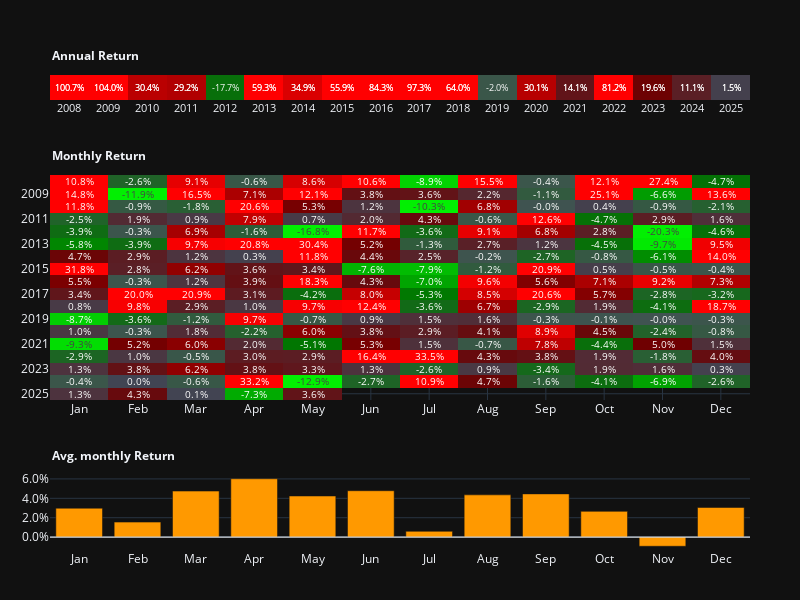

This figure's notebook cell:
### Code cell
plot_return_heatmap((final.daily_return - final.exp_returns[final.benchmark_id] + db['市值比重']['2330']/100*final.exp_returns['2330']).loc['2008-01-01':].dropna())

### Figure 1 — Plotly figure (JSON) as saved in the notebook; plotly's stock layout.template omitted (floating-point values rounded to 4 significant figures; data arrays with more than 128 entries replaced by an {"elided": "..."} marker saying what was removed)
{"data": [{"colorscale": [[0, "#414553"], [0.5, "#6E0001"], [1, "#FF0001"]], "showscale": false, "text": [["100.7%", "104.0%", "30.4%", "29.2%", "-17.7%", "59.3%", "34.9%", "55.9%", "84.3%", "97.3%", "64.0%", "-2.0%", "30.1%", "14.1%", "81.2%", "19.6%", "11.1%", "1.5%"]], "textfont": {"size": 9}, "texttemplate": "%{text}", "type": "heatmap", "x": ["2008", "2009", "2010", "2011", "2012", "2013", "2014", "2015", "2016", "2017", "2018", "2019", "2020", "2021", "2022", "2023", "2024", "2025"], "xaxis": "x", "y": [""], "yaxis": "y", "z": [[1.007, 1.04, 0.3044, 0.2921, null, 0.5926, 0.3491, 0.5594, 0.8434, 0.9732, 0.6398, null, 0.3009, 0.1414, 0.812, 0.1956, 0.111, 0.01528]], "zmax": 0.4, "zmin": 0}, {"colorscale": [[0, "#02EF02"], [0.5, "#017301"], [1, "#405351"]], "showscale": false, "text": [["100.7%", "104.0%", "30.4%", "29.2%", "-17.7%", "59.3%", "34.9%", "55.9%", "84.3%", "97.3%", "64.0%", "-2.0%", "30.1%", "14.1%", "81.2%", "19.6%", "11.1%", "1.5%"]], "textfont": {"size": 9}, "texttemplate": "%{text}", "type": "heatmap", "x": ["2008", "2009", "2010", "2011", "2012", "2013", "2014", "2015", "2016", "2017", "2018", "2019", "2020", "2021", "2022", "2023", "2024", "2025"], "xaxis": "x", "y": [""], "yaxis": "y", "z": [[null, null, null, null, -0.1765, null, null, null, null, null, null, -0.02026, null, null, null, null, null, null]], "zmax": 0, "zmin": -0.4}, {"colorscale": [[0, "#414553"], [0.5, "#6E0001"], [1, "#FF0001"]], "showscale": false, "text": {"elided": "18x12 str values"}, "textfont": {"size": 10}, "texttemplate": "%{text}", "type": "heatmap", "x": [1, 2, 3, 4, 5, 6, 7, 8, 9, 10, 11, 12], "xaxis": "x2", "y": ["2025", "2024", "2023", "2022", "2021", "2020", "2019", "2018", "2017", "2016", "2015", "2014", "2013", "2012", "2011", "2010", "2009", "2008"], "yaxis": "y2", "z": {"elided": "18x12 float values"}, "zmax": 0.1, "zmin": 0}, {"colorscale": [[0, "#02EF02"], [0.5, "#017301"], [1, "#405351"]], "showscale": false, "text": {"elided": "18x12 str values"}, "textfont": {"size": 10}, "texttemplate": "%{text}", "type": "heatmap", "x": [1, 2, 3, 4, 5, 6, 7, 8, 9, 10, 11, 12], "xaxis": "x2", "y": ["2025", "2024", "2023", "2022", "2021", "2020", "2019", "2018", "2017", "2016", "2015", "2014", "2013", "2012", "2011", "2010", "2009", "2008"], "yaxis": "y2", "z": {"elided": "18x12 float values"}, "zmax": 0, "zmin": -0.1}, {"marker": {"color": "#FF9900"}, "name": "Avg. return", "type": "bar", "x": [1, 2, 3, 4, 5, 6, 7, 8, 9, 10, 11, 12], "xaxis": "x3", "y": [0.02981, 0.01548, 0.04745, 0.06017, 0.0424, 0.04782, 0.005979, 0.04355, 0.04457, 0.02656, -0.009406, 0.03055], "yaxis": "y3"}], "layout": {"annotations": [{"showarrow": false, "text": "<b>Annual Return</b>", "x": 0, "xref": "x domain", "y": 1, "yref": "y domain", "yshift": 30}, {"showarrow": false, "text": "<b>Monthly Return</b>", "x": 0, "xref": "x2 domain", "y": 1, "yref": "y2 domain", "yshift": 30}, {"showarrow": false, "text": "<b>Avg. monthly Return</b>", "x": 0, "xref": "x3 domain", "y": 1, "yref": "y3 domain", "yshift": 30}], "height": 600, "margin": {"b": 50, "l": 50, "r": 50, "t": 50}, "shapes": [{"line": {"color": "white", "width": 1}, "type": "line", "x0": 0, "x1": 1, "xref": "x3 domain", "y0": 0, "y1": 0, "yref": "y3"}], "width": 800, "xaxis": {"anchor": "y", "domain": [0, 1], "tickfont": {"size": 11}}, "xaxis2": {"anchor": "y2", "domain": [0, 1], "ticktext": ["Jan", "Feb", "Mar", "Apr", "May", "Jun", "Jul", "Aug", "Sep", "Oct", "Nov", "Dec"], "tickvals": [1, 2, 3, 4, 5, 6, 7, 8, 9, 10, 11, 12]}, "xaxis3": {"anchor": "y3", "domain": [0, 1], "matches": "x2", "ticktext": ["Jan", "Feb", "Mar", "Apr", "May", "Jun", "Jul", "Aug", "Sep", "Oct", "Nov", "Dec"], "tickvals": [1, 2, 3, 4, 5, 6, 7, 8, 9, 10, 11, 12]}, "yaxis": {"anchor": "x", "domain": [0.9, 0.95]}, "yaxis2": {"anchor": "x2", "domain": [0.3, 0.75]}, "yaxis3": {"anchor": "x3", "domain": [0, 0.15], "tickformat": ".01%"}}}
